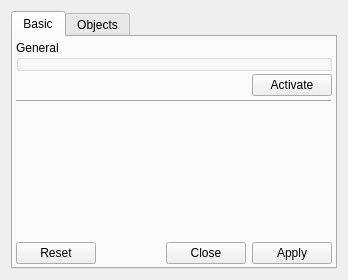
<?xml version="1.0" encoding="UTF-8"?>
<ui version="4.0">
 <class>GraphicsProfileDesigner</class>
 <widget class="QWidget" name="GraphicsProfileDesigner">
  <property name="geometry">
   <rect>
    <x>0</x>
    <y>0</y>
    <width>348</width>
    <height>280</height>
   </rect>
  </property>
  <property name="windowTitle">
   <string>Profile Designer</string>
  </property>
  <property name="toolTip">
   <string/>
  </property>
  <layout class="QVBoxLayout" name="_2">
   <item>
    <widget class="QTabWidget" name="tabWidget">
     <property name="currentIndex">
      <number>0</number>
     </property>
     <widget class="QWidget" name="tab">
      <attribute name="title">
       <string>Basic</string>
      </attribute>
      <layout class="QVBoxLayout" name="verticalLayout_2">
       <property name="spacing">
        <number>3</number>
       </property>
       <property name="margin">
        <number>3</number>
       </property>
       <item>
        <widget class="QGroupBox" name="generalGB">
         <property name="title">
          <string>General</string>
         </property>
         <layout class="QGridLayout">
          <property name="margin">
           <number>4</number>
          </property>
          <property name="spacing">
           <number>4</number>
          </property>
         </layout>
        </widget>
       </item>
       <item>
        <layout class="QHBoxLayout" name="horizontalLayout_2">
         <item>
          <spacer name="horizontalSpacer_2">
           <property name="orientation">
            <enum>Qt::Horizontal</enum>
           </property>
           <property name="sizeHint" stdset="0">
            <size>
             <width>40</width>
             <height>20</height>
            </size>
           </property>
          </spacer>
         </item>
         <item>
          <widget class="QPushButton" name="activateProfilePB">
           <property name="text">
            <string>Activate</string>
           </property>
          </widget>
         </item>
        </layout>
       </item>
       <item>
        <widget class="QFrame" name="frame">
         <property name="frameShape">
          <enum>QFrame::HLine</enum>
         </property>
         <property name="frameShadow">
          <enum>QFrame::Raised</enum>
         </property>
        </widget>
       </item>
       <item>
        <spacer name="verticalSpacer">
         <property name="orientation">
          <enum>Qt::Vertical</enum>
         </property>
         <property name="sizeHint" stdset="0">
          <size>
           <width>20</width>
           <height>40</height>
          </size>
         </property>
        </spacer>
       </item>
       <item>
        <widget class="QDialogButtonBox" name="buttonBox">
         <property name="standardButtons">
          <set>QDialogButtonBox::Apply|QDialogButtonBox::Close|QDialogButtonBox::Reset</set>
         </property>
        </widget>
       </item>
      </layout>
     </widget>
     <widget class="QWidget" name="tab_2">
      <attribute name="title">
       <string>Objects</string>
      </attribute>
      <layout class="QVBoxLayout" name="_3">
       <item>
        <widget class="QTreeView" name="profileTV">
         <property name="editTriggers">
          <set>QAbstractItemView::NoEditTriggers</set>
         </property>
         <property name="rootIsDecorated">
          <bool>false</bool>
         </property>
         <property name="itemsExpandable">
          <bool>false</bool>
         </property>
         <property name="allColumnsShowFocus">
          <bool>true</bool>
         </property>
         <property name="expandsOnDoubleClick">
          <bool>false</bool>
         </property>
        </widget>
       </item>
       <item>
        <widget class="QWidget" name="controlW" native="true">
         <property name="styleSheet">
          <string notr="true"> QPushButton {
     border: 1px solid #dadbde;
     background-color: qlineargradient(x1: 0, y1: 0, x2: 0, y2: 1,
                                       stop: 0 #dadbde, stop: 1 #f6f7fa);
     border-radius: 2px;
     min-width: 34px;
     min-height: 24px;
 }

 QPushButton:pressed {
     border: 2px solid #777777;
 }

 QPushButton:checked {
     border: 2px solid #777777;
 }</string>
         </property>
         <layout class="QHBoxLayout" name="horizontalLayout">
          <property name="spacing">
           <number>2</number>
          </property>
          <property name="margin">
           <number>0</number>
          </property>
          <item>
           <spacer name="horizontalSpacer">
            <property name="orientation">
             <enum>Qt::Horizontal</enum>
            </property>
            <property name="sizeHint" stdset="0">
             <size>
              <width>5</width>
              <height>29</height>
             </size>
            </property>
           </spacer>
          </item>
          <item>
           <widget class="QPushButton" name="profileNewObjectPB">
            <property name="enabled">
             <bool>true</bool>
            </property>
            <property name="focusPolicy">
             <enum>Qt::NoFocus</enum>
            </property>
            <property name="toolTip">
             <string>New object</string>
            </property>
            <property name="text">
             <string/>
            </property>
            <property name="icon">
             <iconset>
              <normaloff>:/images/NemesisCore/graphics/ObjectNew.svg</normaloff>:/images/NemesisCore/graphics/ObjectNew.svg</iconset>
            </property>
            <property name="iconSize">
             <size>
              <width>24</width>
              <height>24</height>
             </size>
            </property>
            <property name="flat">
             <bool>true</bool>
            </property>
           </widget>
          </item>
          <item>
           <widget class="QPushButton" name="removeProfileObjectPB">
            <property name="enabled">
             <bool>false</bool>
            </property>
            <property name="focusPolicy">
             <enum>Qt::NoFocus</enum>
            </property>
            <property name="toolTip">
             <string>Remove object from the profile</string>
            </property>
            <property name="text">
             <string/>
            </property>
            <property name="icon">
             <iconset>
              <normaloff>:/images/NemesisCore/graphics/ObjectRemove.svg</normaloff>:/images/NemesisCore/graphics/ObjectRemove.svg</iconset>
            </property>
            <property name="iconSize">
             <size>
              <width>24</width>
              <height>24</height>
             </size>
            </property>
            <property name="flat">
             <bool>true</bool>
            </property>
           </widget>
          </item>
          <item>
           <widget class="QPushButton" name="deleteProfileObjectPB">
            <property name="enabled">
             <bool>false</bool>
            </property>
            <property name="focusPolicy">
             <enum>Qt::NoFocus</enum>
            </property>
            <property name="toolTip">
             <string>Delete object</string>
            </property>
            <property name="text">
             <string/>
            </property>
            <property name="icon">
             <iconset>
              <normaloff>:/images/NemesisCore/graphics/ObjectDelete.svg</normaloff>:/images/NemesisCore/graphics/ObjectDelete.svg</iconset>
            </property>
            <property name="iconSize">
             <size>
              <width>24</width>
              <height>24</height>
             </size>
            </property>
            <property name="flat">
             <bool>true</bool>
            </property>
           </widget>
          </item>
          <item>
           <widget class="QPushButton" name="profileObjectUpPB">
            <property name="enabled">
             <bool>false</bool>
            </property>
            <property name="focusPolicy">
             <enum>Qt::NoFocus</enum>
            </property>
            <property name="toolTip">
             <string>Move object up</string>
            </property>
            <property name="text">
             <string/>
            </property>
            <property name="icon">
             <iconset>
              <normaloff>:/images/NemesisCore/graphics/ObjectUp.svg</normaloff>:/images/NemesisCore/graphics/ObjectUp.svg</iconset>
            </property>
            <property name="iconSize">
             <size>
              <width>24</width>
              <height>24</height>
             </size>
            </property>
            <property name="flat">
             <bool>true</bool>
            </property>
           </widget>
          </item>
          <item>
           <widget class="QPushButton" name="profileObjectDownPB">
            <property name="enabled">
             <bool>false</bool>
            </property>
            <property name="focusPolicy">
             <enum>Qt::NoFocus</enum>
            </property>
            <property name="toolTip">
             <string>Move object down</string>
            </property>
            <property name="text">
             <string/>
            </property>
            <property name="icon">
             <iconset>
              <normaloff>:/images/NemesisCore/graphics/ObjectDown.svg</normaloff>:/images/NemesisCore/graphics/ObjectDown.svg</iconset>
            </property>
            <property name="iconSize">
             <size>
              <width>24</width>
              <height>24</height>
             </size>
            </property>
            <property name="flat">
             <bool>true</bool>
            </property>
           </widget>
          </item>
          <item>
           <widget class="QPushButton" name="profileObjectShowHidePB">
            <property name="enabled">
             <bool>false</bool>
            </property>
            <property name="focusPolicy">
             <enum>Qt::NoFocus</enum>
            </property>
            <property name="toolTip">
             <string>Show/Hide object</string>
            </property>
            <property name="text">
             <string/>
            </property>
            <property name="icon">
             <iconset>
              <normaloff>:/images/NemesisCore/graphics/ObjectShowHide.svg</normaloff>:/images/NemesisCore/graphics/ObjectShowHide.svg</iconset>
            </property>
            <property name="iconSize">
             <size>
              <width>24</width>
              <height>24</height>
             </size>
            </property>
            <property name="flat">
             <bool>true</bool>
            </property>
           </widget>
          </item>
          <item>
           <widget class="QPushButton" name="profileObjectInfoPB">
            <property name="enabled">
             <bool>false</bool>
            </property>
            <property name="focusPolicy">
             <enum>Qt::NoFocus</enum>
            </property>
            <property name="toolTip">
             <string>Object info</string>
            </property>
            <property name="text">
             <string/>
            </property>
            <property name="icon">
             <iconset>
              <normaloff>:/images/NemesisCore/graphics/ObjectInfo.svg</normaloff>:/images/NemesisCore/graphics/ObjectInfo.svg</iconset>
            </property>
            <property name="iconSize">
             <size>
              <width>24</width>
              <height>24</height>
             </size>
            </property>
            <property name="flat">
             <bool>true</bool>
            </property>
           </widget>
          </item>
         </layout>
        </widget>
       </item>
      </layout>
     </widget>
    </widget>
   </item>
  </layout>
 </widget>
 <resources/>
 <connections/>
</ui>
